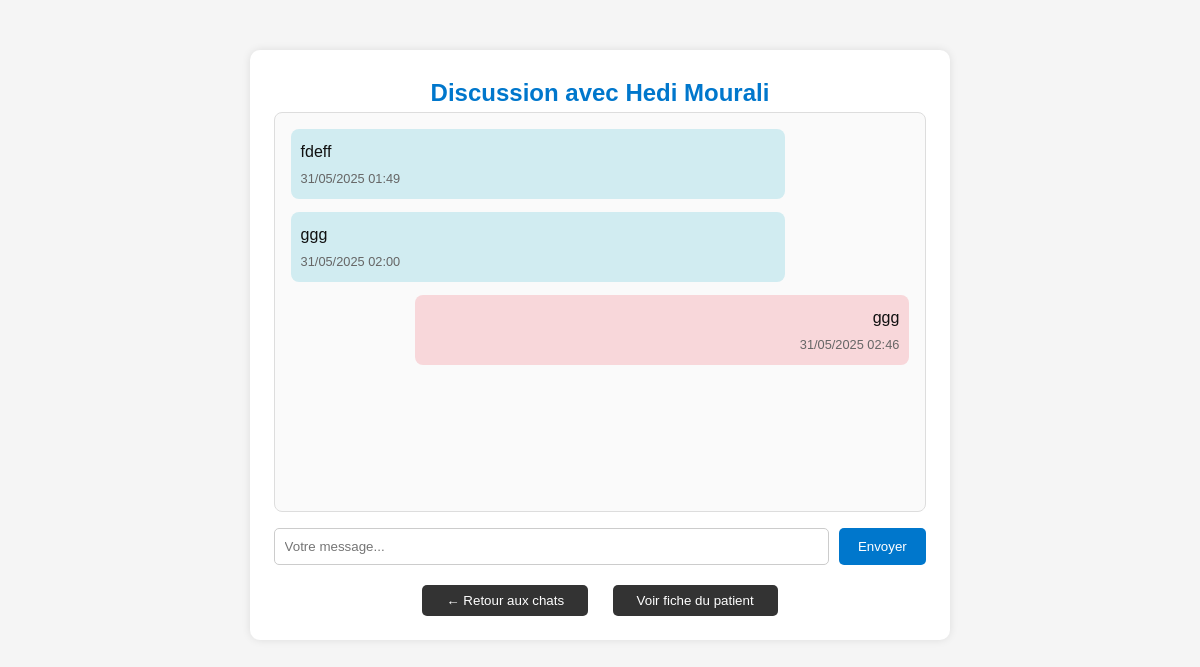
The page /conversation_medecin.php?id=2 (signed in) on the database its author committed.
### tables this page shows
CREATE TABLE IF NOT EXISTS `client` (
  `id` int NOT NULL AUTO_INCREMENT,
  `nom` varchar(100) NOT NULL,
  `prenom` varchar(100) NOT NULL,
  `email` varchar(150) NOT NULL,
  `mot_de_passe` varchar(255) NOT NULL,
  `carte_vitale` varchar(100) DEFAULT NULL,
  `adresse` text,
  `moyen_paiement` text,
  `role` enum('client','admin') NOT NULL DEFAULT 'client',
  PRIMARY KEY (`id`),
  UNIQUE KEY `email` (`email`)
);

CREATE TABLE IF NOT EXISTS `message` (
  `id` int NOT NULL AUTO_INCREMENT,
  `id_client` int NOT NULL,
  `id_medecin` int NOT NULL,
  `expediteur` enum('client','medecin') NOT NULL,
  `contenu` text NOT NULL,
  `date_envoi` datetime DEFAULT CURRENT_TIMESTAMP,
  PRIMARY KEY (`id`),
  FOREIGN KEY (`id_client`) REFERENCES `client`(`id`),
  FOREIGN KEY (`id_medecin`) REFERENCES `medecin`(`id`)
);

### conversation_medecin.php (the view, shortened to what this page needs)
<?php
$conn = new mysqli("localhost", "root", "", "medicare");
$id_medecin = $_SESSION['medecin_id'];
$id_client = isset($_GET['id']) ? intval($_GET['id']) : 0;
$client = $conn->query("SELECT * FROM client WHERE id = $id_client")->fetch_assoc();
$msgs = $conn->query("SELECT * FROM message
                      WHERE id_client = $id_client AND id_medecin = $id_medecin
                      ORDER BY date_envoi ASC");
?>
<!DOCTYPE html>
<html lang="fr">
<head>
  <link rel="stylesheet" href="style.css">
</head>
<body>
  <div class="chat-container">
    <h2>Discussion avec <?= htmlspecialchars($client['prenom'] . " " . $client['nom']) ?></h2>
    <div class="messages" id="chatBox">
      <?php while ($msg = $msgs->fetch_assoc()): ?>
        <div class="message <?= $msg['expediteur'] === 'client' ? 'client' : 'medecin' ?>">
          <?= nl2br(htmlspecialchars($msg['contenu'])) ?>
          <span class="timestamp"><?= date("d/m/Y H:i", strtotime($msg['date_envoi'])) ?></span>
        </div>
      <?php endwhile; ?>
    </div>
    <form method="post">
      <input type="text" name="message" placeholder="Votre message..." required>
      <button type="submit">Envoyer</button>
    </form>
    <div class="btns">
      <a href="medecin_chats.php">
        <button type="button">← Retour aux chats</button>
      </a>
      <a href="fiche_patient.php?id=<?= $client['id'] ?>">
    <button type="button">Voir fiche du patient</button>
</a>
    </div>
  </div>
</body>
</html>

### style.css (style rules this page uses)
* { box-sizing: border-box; margin: 0; padding: 0; }
body { font-family: 'Poppins', sans-serif; background-color: #fff; color: #111; line-height: 1.6; }

### conversation_medecin.php (style rules this page uses)
body { font-family: 'Arial', sans-serif; background-color: #f5f5f5; }
.chat-container { max-width: 700px; margin: 50px auto; padding: 1.5rem; background-color: white; border-radius: 10px; box-shadow: 0 0 8px rgba(0,0,0,0.1); }
h2 { text-align: center; color: #0077cc; }
.messages { height: 400px; overflow-y: auto; border: 1px solid #ddd; padding: 1rem; border-radius: 8px; background-color: #fafafa; margin-bottom: 1rem; }
.message { margin-bottom: 0.8rem; padding: 0.6rem; border-radius: 8px; max-width: 80%; position: relative; }
.client { background-color: #d1ecf1; align-self: flex-start; }
.medecin { background-color: #f8d7da; align-self: flex-end; text-align: right; margin-left: auto; }
.timestamp { font-size: 0.8rem; color: #666; margin-top: 0.3rem; display: block; }
form { display: flex; gap: 10px; }
input[type="text"] { flex: 1; padding: 0.6rem; border: 1px solid #ccc; border-radius: 5px; }
button { padding: 0.6rem 1.2rem; background-color: #0077cc; border: none; color: white; border-radius: 5px; cursor: pointer; }
.btns { text-align: center; margin-top: 20px; }
.btns a { text-decoration: none; margin: 0 10px; }
.btns button { padding: 0.5rem 1.5rem; background-color: #333; color: white; border: none; border-radius: 5px; cursor: pointer; }

### rows shown on the page
client: prenom+nom "Hedi Mourali"
message: contenu "fdeff", date_envoi "31/05/2025 01:49"
message: contenu "ggg", date_envoi "31/05/2025 02:00"
message: contenu "ggg", date_envoi "31/05/2025 02:46"
